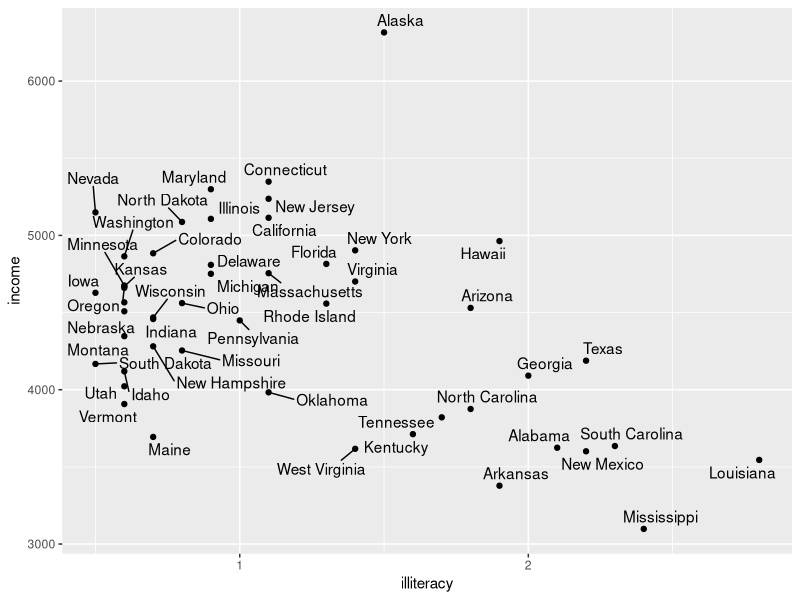

This chart was generated by the following R code:
# Create a scatterplot of illiteracy (as a percent of population)
# and per capita income (in U.S. dollars)
# with points plus labels of the two letter state abbreviations.
# Add a smoother. Use the ggrepel package to offset the names that overlap.
# What pattern do you observe? Are there any outlying observations?

install.packages("ggrepel")
library(ggrepel)
library(tidyverse)
statenames <- tibble(names = state.name, twoletter = state.abb)
glimpse(statenames)
statedata <- tibble(
    names = state.name,
    income = state.x77[, 2],
    illiteracy = state.x77[, 3]
)
glimpse(statedata)
statedata |>
    ggplot(aes(illiteracy, income)) +
    geom_point() +
    geom_text_repel(aes(label = names))
